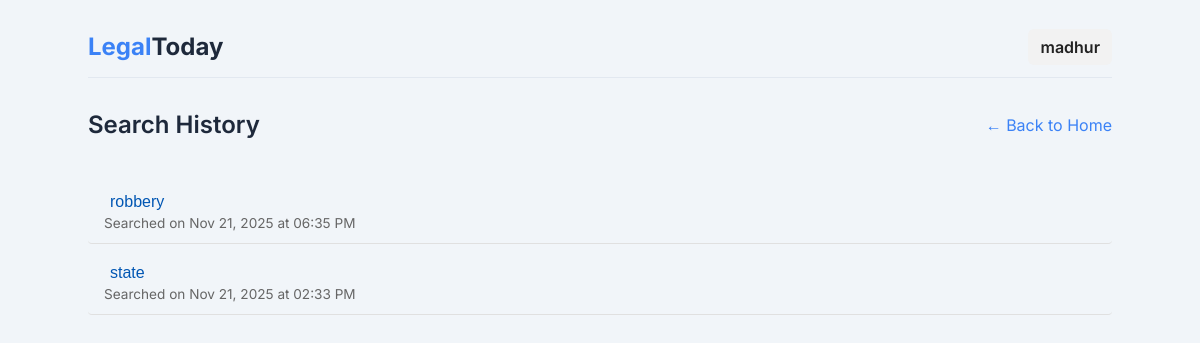
Screenshot of /history (signed in) with the database file from the repository.
### tables this page shows
CREATE TABLE history (id INTEGER PRIMARY KEY AUTOINCREMENT, email TEXT NOT NULL, query TEXT NOT NULL, created_at DATETIME DEFAULT CURRENT_TIMESTAMP);

### app.py (the view)
@app.route('/history', methods=['GET'])
def history():
    conn = get_db_connection()
    cursor = conn.cursor()
    cursor.execute('''SELECT query, created_at FROM history WHERE email=? ORDER BY created_at DESC''', (session.get("email"),))
    rows = cursor.fetchall()
    conn.close()
    past_queries = []
    for query, created_at in rows:
        if isinstance(created_at, str):
            try:
                created_at = datetime.strptime(created_at, "%Y-%m-%d %H:%M:%S")
            except:
                pass
        past_queries.append((query, created_at))
    return render_template("history.html", past_queries=past_queries, name=session.get("name", None), email=session.get("email", None))

### app.py (called while the page is built)
def get_db_connection():
    conn = sqlite3.connect('users.db')
    conn.row_factory = sqlite3.Row
    return conn

### templates/history.html (shortened to what this page needs)
<!DOCTYPE html>
<html lang="en">
<head>
    <link rel="stylesheet" href="../static/css/styles.css">
    <link rel="stylesheet" href="../static/css/layout.css">
    <link rel="stylesheet" href="../static/css/buttons.css">
    <link rel="stylesheet" href="../static/css/content.css">
    <link rel="stylesheet" href="../static/css/form.css">
    <link rel="stylesheet" href="../static/css/auth.css">
    <link rel="stylesheet" href="../static/css/results.css">
    <link rel="stylesheet" href="../static/css/documents.css">
    <link rel="stylesheet" href="../static/css/user.css">
    <link rel="stylesheet" href="../static/css/history.css">
</head>
<body>
    <div class="page-container">
        <div class="content-wrapper">
            <header class="header">
                <a href="{{ url_for('index') }}" class="logo">Legal<span>Today</span></a>
                {% if not name %}
                <div class="header-buttons">
                    <button id="login-but" class="button-l">Login</button>
                    <button id="register-but" class="button-r">Registration</button>
                </div>
                {% else %}
                <div class="header-buttons">
                    <div class="user-menu">
                        <span class="username">{{ name }}</span>
                    </div>
                </div>
                {% endif %}
            </header>
            <main class="main-content">
                <section class="r-section">
                    <div class="r-header">
                        <h2>Search History</h2>
                        <a href="{{ url_for('index') }}" class="link">&larr; Back to Home</a>
                    </div>
                    {% if past_queries %}
                    <div class="results-list">
                        <ul class="history-list">
                            {% for query, created_at in past_queries %}
                            <li class="history-item">
                                <form action="{{ url_for('search_query',page_num=1) }}" method="get" class="inline-form">
                                    <button type="submit" class="history-link">{{ query }}</button>
                                </form>
                                <span class="timestamp">
                                    Searched on {{ created_at.strftime("%b %d, %Y at %I:%M %p") if created_at else '' }}
                                </span>
                            </li>
                            {% endfor %}
                        </ul>
                    </div>
                    {% else %}
                    <p class="no-history">No search history found.</p>
                    {% endif %}
                </section>
            </main>
        </div>
    </div>
</body>
</html>

### static/css/styles.css (style rules this page uses)
:root { --color-primary: #3b82f6; --color-primary-hover: #2563eb; --color-text-light: #e2e8f0; --color-text-dark: #1e293b; --color-bg-light: #f1f5f9; --color-bg-dark: #0f172a; --color-surface-light: #ffffff; --color-surface-dark: #1e293b; --color-border-light: #e2e8f0; --color-border-dark: #334155; --color-muted-light: #64748b; --color-muted-dark: #94a3b8; --font-family: 'Inter', sans-serif; }
body { font-family: var(--font-family); margin: 0; transition: background-color 0.3s, color 0.3s; }
@media (prefers-color-scheme: light) { body { background-color: var(--color-bg-light); color: var(--color-text-dark); } }

### static/css/layout.css (style rules this page uses)
.page-container { min-height: 100vh; display: flex; flex-direction: column; align-items: center; padding: 1rem; }
.content-wrapper { width: 100%; max-width: 1024px; }
.header { display: flex; justify-content: space-between; align-items: center; padding: 1rem 0; border-bottom: 1px solid var(--color-border-light); }
.logo { font-size: 1.5rem; font-weight: 700; color: var(--color-primary); text-decoration: none; }
.logo span { color: var(--color-text-dark); }
.header-buttons { display: flex; gap: 0.5rem; }

### static/css/buttons.css (style rules this page uses)
.link, .mod-switch-text a { color: var(--color-primary); text-decoration: none; }

### static/css/content.css (style rules this page uses)
.main-content { margin-top: 2rem; }

### static/css/form.css (style rules this page uses)
.history-item { padding: 8px 10px; margin-bottom: 6px; border-radius: 4px; cursor: pointer; transition: background-color 0.2s ease; }

### static/css/results.css (style rules this page uses)
.r-header { display: flex; justify-content: space-between; align-items: center; margin-bottom: 1.5rem; }
.r-header h2 { font-size: 1.5rem; font-weight: 600; margin: 0; }
.results-list { display: flex; flex-direction: column; gap: 1rem; }

### static/css/user.css (style rules this page uses)
.user-menu { position: relative; display: inline-block; cursor: pointer; font-weight: 600; }
.username { color: #222; padding: 8px 12px; border-radius: 6px; background: #f2f2f2; }

### static/css/history.css (style rules this page uses)
.history-list { list-style: none; padding: 0; margin: 1rem 0; }
.history-item { padding: 0.75rem 1rem; border-bottom: 1px solid #e0e0e0; }
.history-link { background: none; border: none; color: #0056b3; font-weight: 500; font-size: 1rem; cursor: pointer; text-align: left; }
.timestamp { display: block; font-size: 0.85rem; color: #666; margin-top: 0.2rem; }

### rows the page displays
history: query "robbery", created_at "Nov 21, 2025 at 06:35 PM"
history: query "state", created_at "Nov 21, 2025 at 02:33 PM"

### other values shown
{{ name }} "madhur"
